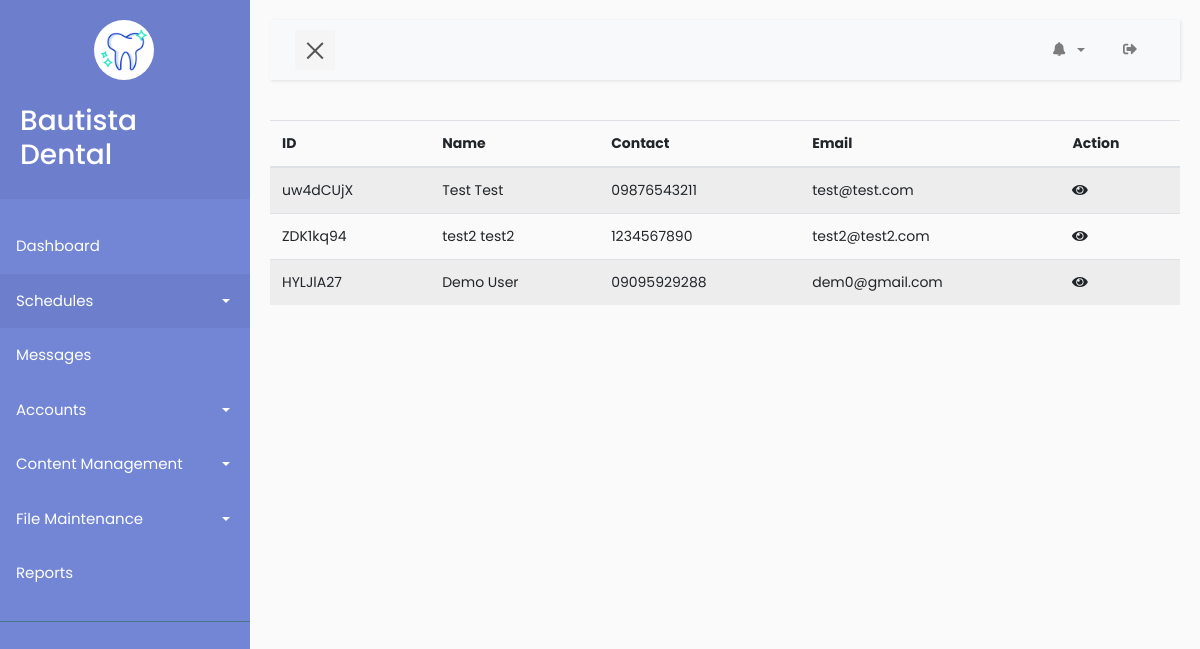
Page /admin/users.php (signed in) on the committed database.
### tables this page shows
CREATE TABLE `user` (
  `id` int(11) NOT NULL,
  `userId` varchar(255) NOT NULL,
  `firstName` varchar(255) NOT NULL,
  `lastName` varchar(255) NOT NULL,
  `contact` varchar(255) NOT NULL,
  `email` varchar(255) NOT NULL,
  `password` varchar(255) NOT NULL,
  `photo` varchar(255) DEFAULT NULL,
  `createdAt` timestamp NOT NULL DEFAULT CURRENT_TIMESTAMP ON UPDATE CURRENT_TIMESTAMP
);

### admin/users.php (the view, shortened to what this page needs)
<?php
include 'nav.php';
?>
    <table class="display dt-responsive nowrap table table-striped" id="table_id">
        <thead>
            <tr>
                <th>ID</th>
                <th>Name</th>
                <th>Contact</th>
                <th>Email</th>
                <th>Action</th>
            </tr>
        </thead>
        <tbody>
            <?php
            $getUsers = $connect->prepare("SELECT * from user");
            $getUsers->execute();
            $users = $getUsers->fetchAll();
            foreach ($users as $user) {
                $userId = $user['userId'];
                $name = $user['firstName'] . " " . $user['lastName'];
                $contact = $user['contact'];
                $email = $user['email'];
            ?>
                <tr>
                    <td><?php echo $userId ?></td>
                    <td><?php echo $name ?></td>
                    <td><?php echo $contact ?></td>
                    <td><?php echo $email ?></td>
                    <td>
                        <a href="#"><span class="icon"><i class="fas fa-eye view"></i></span></a>
                    </td>
                </tr>
            <?php
            }
            ?>
        </tbody>
    </table>
<?php include 'footer.php'; ?>

### admin/nav.php (shortened to what this page needs)
<!DOCTYPE html>
<html>
<head>
    <link rel="stylesheet" href="style/bootstrap.min.css">
    <link rel="stylesheet" href="style/style5.css">
    <link rel="stylesheet" type="text/css" href="style/notif.css">
</head>
<body>
  <?php
    include './modals/message.php';
   ?>
    <?php
        $adminId = $_SESSION['adminId'];
        $getAdmin = $connect->prepare("SELECT * FROM admin WHERE adminId=:adminId");
        $getAdmin->execute(["adminId" => $adminId]);
        $admin = $getAdmin->fetch(PDO::FETCH_ASSOC);
        $name = $admin['firstName'] . " " . $admin['lastName'];
     ?>
    <div class="wrapper">
        <nav id="sidebar">
            <div class="sidebar-header">
                <div class="row">
                    <div class="col-lg-12">
                        <a class="navbar-brand"  href="./index.php">
                            <img src="../logo/tooth.png" width="50" height="50" alt="">
                        </a>
                    </div>
                    <div class="col-lg-12 mt-4">
                         <h3><?php echo $name ? $name : "John Doe" ?></h3>
                    </div>
                </div>
            </div>
            <ul class="list-unstyled components">
                <li>
                    <a href="index.php">Dashboard</a>
                </li>
                <li class="active">
                    <a href="#homeSubmenu" data-toggle="collapse" aria-expanded="false" class="dropdown-toggle">Schedules</a>
                </li>
                  <li>
                    <a href="message.php">Messages</a>
                </li>
                <li>
                    <a href="#pageAccount" data-toggle="collapse" aria-expanded="false" class="dropdown-toggle">Accounts</a>
                </li>
                <li>
                    <a href="#pageContent" data-toggle="collapse" aria-expanded="false" class="dropdown-toggle">Content Management</a>
                </li>
                <li>
                    <a href="#pageFile" data-toggle="collapse" aria-expanded="false" class="dropdown-toggle">File Maintenance</a>
                </li>
                <li>
                    <a href="#">Reports</a>
                </li>
            </ul>
        </nav>
        <div id="content">
            <nav class="navbar navbar-expand-lg navbar-light bg-light">
                <div class="container-fluid">
                    <button type="button" id="sidebarCollapse" class="navbar-btn">
                        <span></span>
                    </button>
                    <div class="collapse navbar-collapse" id="navbarSupportedContent">
                        <ul class="nav navbar-nav ml-auto">
                              <li class="nav-item dropdown pl-2 pr-2" style="width:70px;">
                                <a class="nav-link dropdown-toggle" href="#" id="navbarDropdownMenuLink2" data-toggle="dropdown" aria-haspopup="true" aria-expanded="false">
                                  <i class="fas fa-bell"></i>
                                </a>
                            </li>
                            <li class="nav-item notif__conts">
                               <a class="nav-link" href="./controller/logout.php?logout=<?php echo $_SESSION['id'] ?>"><span class="logout-content"><i class="fas fa-sign-out-alt logout"></i></span></a>
                            </li>
                        </ul>
                    </div>
                </div>
            </nav>

### admin/style/style5.css (style rules this page uses)
body { font-family: 'Poppins', sans-serif; background: #fafafa; }
a, a:hover, a:focus { color: inherit; text-decoration: none; transition: all 0.3s; }
.navbar { padding: 15px 10px; background: #fff; border: none; border-radius: 0; margin-bottom: 40px; box-shadow: 1px 1px 3px rgba(0, 0, 0, 0.1); }
.navbar-btn { box-shadow: none; outline: none !important; border: none; }
.wrapper { display: flex; width: 100%; align-items: stretch; perspective: 1500px; }
#sidebar { min-width: 250px; max-width: 250px; background: #7386D5; color: #fff; transition: all 0.6s cubic-bezier(0.945, 0.020, 0.270, 0.665); transform-origin: bottom left; }
#sidebar .sidebar-header { padding: 20px; background: #6d7fcc; }
#sidebar ul.components { padding: 20px 0; border-bottom: 1px solid #47748b; }
#sidebar ul li a { padding: 10px; font-size: 1.1em; display: block; }
#sidebar ul li.active > a, a[aria-expanded="true"] { color: #fff; background: #6d7fcc; }
a[data-toggle="collapse"] { position: relative; }
.dropdown-toggle::after { display: block; position: absolute; top: 50%; right: 20px; transform: translateY(-50%); }
#content { width: 100%; padding: 20px; min-height: 100vh; transition: all 0.3s; }
#sidebarCollapse { width: 40px; height: 40px; background: #f5f5f5; cursor: pointer; }
#sidebarCollapse span { width: 80%; height: 2px; margin: 0 auto; display: block; background: #555; transition: all 0.8s cubic-bezier(0.810, -0.330, 0.345, 1.375); transition-delay: 0.2s; }
#sidebarCollapse span:last-of-type { transform: rotate(-45deg) translate(1px, -1px); }
#sidebar ul li a { padding: 16px !important; font-size: 15px !important; }
body { font-size: 14px; }
.navbar { padding: 10px !important; }
.nav-item { padding: 0px 10px !important; }
.navbar-brand { margin-left: 35%; background: #fff; padding: 5px; border-radius: 100%; }
#sidebar ul.components { font-size: 12px !important; }

### rows in the picture
user: userId "uw4dCUjX", name "Test Test", contact "09876543211", email "test@test.com"
user: userId "ZDK1kq94", name "test2 test2", contact "1234567890", email "test2@test2.com"
user: userId "HYLJlA27", name "Demo User", contact "09095929288", email "dem0@gmail.com"

### other values in the picture
$name "Bautista Dental"
